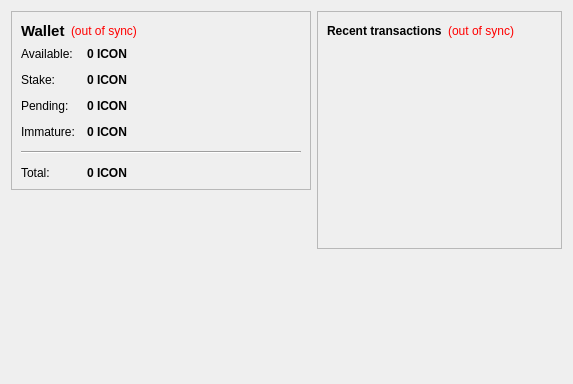
<?xml version="1.0" encoding="UTF-8"?>
<ui version="4.0">
 <class>OverviewPage</class>
 <widget class="QWidget" name="OverviewPage">
  <property name="geometry">
   <rect>
    <x>0</x>
    <y>0</y>
    <width>573</width>
    <height>342</height>
   </rect>
  </property>
  <property name="windowTitle">
   <string>Form</string>
  </property>
  <layout class="QHBoxLayout" name="horizontalLayout" stretch="1,1">
   <item>
    <layout class="QVBoxLayout" name="verticalLayout_2">
     <item>
      <widget class="QFrame" name="frame">
       <property name="frameShape">
        <enum>QFrame::StyledPanel</enum>
       </property>
       <property name="frameShadow">
        <enum>QFrame::Raised</enum>
       </property>
       <layout class="QVBoxLayout" name="verticalLayout_4">
        <item>
         <layout class="QHBoxLayout" name="horizontalLayout_4">
          <item>
           <widget class="QLabel" name="label_5">
            <property name="font">
             <font>
              <pointsize>11</pointsize>
              <weight>75</weight>
              <bold>true</bold>
             </font>
            </property>
            <property name="text">
             <string>Wallet</string>
            </property>
           </widget>
          </item>
          <item>
           <widget class="QLabel" name="labelWalletStatus">
            <property name="toolTip">
             <string>The displayed information may be out of date. Your wallet automatically synchronizes with the Iconic network after a connection is established, but this process has not completed yet.</string>
            </property>
            <property name="styleSheet">
             <string notr="true">QLabel { color: red; }</string>
            </property>
            <property name="text">
             <string notr="true">(out of sync)</string>
            </property>
            <property name="alignment">
             <set>Qt::AlignLeading|Qt::AlignLeft|Qt::AlignVCenter</set>
            </property>
           </widget>
          </item>
          <item>
           <spacer name="horizontalSpacer_2">
            <property name="orientation">
             <enum>Qt::Horizontal</enum>
            </property>
            <property name="sizeHint" stdset="0">
             <size>
              <width>40</width>
              <height>20</height>
             </size>
            </property>
           </spacer>
          </item>
         </layout>
        </item>
        <item>
         <layout class="QFormLayout" name="formLayout_2">
          <property name="fieldGrowthPolicy">
           <enum>QFormLayout::AllNonFixedFieldsGrow</enum>
          </property>
          <property name="horizontalSpacing">
           <number>12</number>
          </property>
          <property name="verticalSpacing">
           <number>12</number>
          </property>
          <item row="0" column="0">
           <widget class="QLabel" name="label">
            <property name="text">
             <string>Available:</string>
            </property>
           </widget>
          </item>
          <item row="0" column="1">
           <widget class="QLabel" name="labelBalance">
            <property name="font">
             <font>
              <weight>75</weight>
              <bold>true</bold>
             </font>
            </property>
            <property name="cursor">
             <cursorShape>IBeamCursor</cursorShape>
            </property>
            <property name="toolTip">
             <string>Your current spendable balance</string>
            </property>
            <property name="text">
             <string notr="true">0 ICON</string>
            </property>
            <property name="textInteractionFlags">
             <set>Qt::LinksAccessibleByMouse|Qt::TextSelectableByKeyboard|Qt::TextSelectableByMouse</set>
            </property>
           </widget>
          </item>
          <item row="1" column="0">
           <widget class="QLabel" name="label_6">
            <property name="text">
             <string>Stake:</string>
            </property>
           </widget>
          </item>
          <item row="1" column="1">
           <widget class="QLabel" name="labelStake">
            <property name="font">
             <font>
              <weight>75</weight>
              <bold>true</bold>
             </font>
            </property>
            <property name="cursor">
             <cursorShape>IBeamCursor</cursorShape>
            </property>
            <property name="toolTip">
             <string>Total of coins that was staked, and do not yet count toward the current balance</string>
            </property>
            <property name="text">
             <string notr="true">0 ICON</string>
            </property>
            <property name="textInteractionFlags">
             <set>Qt::LinksAccessibleByMouse|Qt::TextSelectableByKeyboard|Qt::TextSelectableByMouse</set>
            </property>
           </widget>
          </item>
          <item row="2" column="0">
           <widget class="QLabel" name="label_3">
            <property name="text">
             <string>Pending:</string>
            </property>
           </widget>
          </item>
          <item row="2" column="1">
           <widget class="QLabel" name="labelUnconfirmed">
            <property name="font">
             <font>
              <weight>75</weight>
              <bold>true</bold>
             </font>
            </property>
            <property name="cursor">
             <cursorShape>IBeamCursor</cursorShape>
            </property>
            <property name="toolTip">
             <string>Total of transactions that have yet to be confirmed, and do not yet count toward the current balance</string>
            </property>
            <property name="text">
             <string notr="true">0 ICON</string>
            </property>
            <property name="textInteractionFlags">
             <set>Qt::LinksAccessibleByMouse|Qt::TextSelectableByKeyboard|Qt::TextSelectableByMouse</set>
            </property>
           </widget>
          </item>
          <item row="3" column="0">
           <widget class="QLabel" name="labelImmatureText">
            <property name="text">
             <string>Immature:</string>
            </property>
           </widget>
          </item>
          <item row="3" column="1">
           <widget class="QLabel" name="labelImmature">
            <property name="font">
             <font>
              <weight>75</weight>
              <bold>true</bold>
             </font>
            </property>
            <property name="toolTip">
             <string>Mined balance that has not yet matured</string>
            </property>
            <property name="text">
             <string notr="true">0 ICON</string>
            </property>
            <property name="textInteractionFlags">
             <set>Qt::LinksAccessibleByMouse|Qt::TextSelectableByKeyboard|Qt::TextSelectableByMouse</set>
            </property>
           </widget>
          </item>
          <item row="4" column="0" colspan="2">
           <widget class="Line" name="line">
            <property name="orientation">
             <enum>Qt::Horizontal</enum>
            </property>
           </widget>
          </item>
          <item row="5" column="0">
           <widget class="QLabel" name="labelTotalText">
            <property name="text">
             <string>Total:</string>
            </property>
           </widget>
          </item>
          <item row="5" column="1">
           <widget class="QLabel" name="labelTotal">
            <property name="font">
             <font>
              <weight>75</weight>
              <bold>true</bold>
             </font>
            </property>
            <property name="cursor">
             <cursorShape>IBeamCursor</cursorShape>
            </property>
            <property name="toolTip">
             <string>Your current total balance</string>
            </property>
            <property name="text">
             <string notr="true">0 ICON</string>
            </property>
            <property name="textInteractionFlags">
             <set>Qt::LinksAccessibleByMouse|Qt::TextSelectableByKeyboard|Qt::TextSelectableByMouse</set>
            </property>
           </widget>
          </item>
         </layout>
        </item>
       </layout>
      </widget>
     </item>
     <item>
      <spacer name="verticalSpacer">
       <property name="orientation">
        <enum>Qt::Vertical</enum>
       </property>
       <property name="sizeHint" stdset="0">
        <size>
         <width>20</width>
         <height>40</height>
        </size>
       </property>
      </spacer>
     </item>
        <item>
         <widget class="QLabel" name="label_2">
          <property name="minimumSize">
           <size>
            <width>300</width>
            <height>177</height>
           </size>
          </property>
          <property name="text">
           <string>&lt;html&gt;&lt;head/&gt;&lt;body&gt;&lt;p align=&quot;center&quot;&gt;&lt;a href=&quot;https://Iconic.com&quot;&gt;&lt;span style=&quot; text-decoration: underline; color:#0000ff;&quot;&gt;&lt;img src=&quot;:/images/wallet&quot;/&gt;&lt;/span&gt;&lt;/a&gt;&lt;/p&gt;&lt;/body&gt;&lt;/html&gt;</string>
          </property>
         </widget>
        </item>
    </layout>
   </item>
   <item>
    <layout class="QVBoxLayout" name="verticalLayout_3">
     <item>
      <widget class="QFrame" name="frame_2">
       <property name="frameShape">
        <enum>QFrame::StyledPanel</enum>
       </property>
       <property name="frameShadow">
        <enum>QFrame::Raised</enum>
       </property>
       <layout class="QVBoxLayout" name="verticalLayout">
        <item>
         <layout class="QHBoxLayout" name="horizontalLayout_2">
          <item>
           <widget class="QLabel" name="label_4">
            <property name="text">
             <string>&lt;b&gt;Recent transactions&lt;/b&gt;</string>
            </property>
           </widget>
          </item>
          <item>
           <widget class="QLabel" name="labelTransactionsStatus">
            <property name="toolTip">
             <string>The displayed information may be out of date. Your wallet automatically synchronizes with the Iconic network after a connection is established, but this process has not completed yet.</string>
            </property>
            <property name="styleSheet">
             <string notr="true">QLabel { color: red; }</string>
            </property>
            <property name="text">
             <string notr="true">(out of sync)</string>
            </property>
            <property name="alignment">
             <set>Qt::AlignRight|Qt::AlignTrailing|Qt::AlignVCenter</set>
            </property>
           </widget>
          </item>
          <item>
           <spacer name="horizontalSpacer">
            <property name="orientation">
             <enum>Qt::Horizontal</enum>
            </property>
            <property name="sizeHint" stdset="0">
             <size>
              <width>40</width>
              <height>20</height>
             </size>
            </property>
           </spacer>
          </item>
         </layout>
        </item>
        <item>
         <widget class="QListView" name="listTransactions">
          <property name="styleSheet">
           <string notr="true">QListView { background: transparent; }</string>
          </property>
          <property name="frameShape">
           <enum>QFrame::NoFrame</enum>
          </property>
          <property name="verticalScrollBarPolicy">
           <enum>Qt::ScrollBarAlwaysOff</enum>
          </property>
          <property name="horizontalScrollBarPolicy">
           <enum>Qt::ScrollBarAlwaysOff</enum>
          </property>
          <property name="selectionMode">
           <enum>QAbstractItemView::NoSelection</enum>
          </property>
         </widget>
        </item>
       </layout>
      </widget>
     </item>
     <item>
      <spacer name="verticalSpacer_2">
       <property name="orientation">
        <enum>Qt::Vertical</enum>
       </property>
       <property name="sizeHint" stdset="0">
        <size>
         <width>20</width>
         <height>40</height>
        </size>
       </property>
      </spacer>
     </item>
    </layout>
   </item>
  </layout>
 </widget>
 <resources/>
 <connections/>
</ui>
